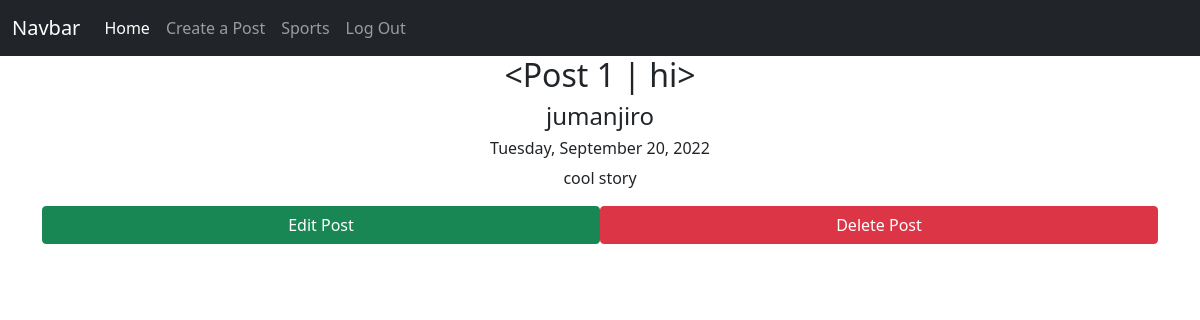
Page /posts/1 (signed in) on the committed database.
### app/models.py (models this page shows, shortened)
class Post(db.Model):
    id = db.Column(db.Integer, primary_key=True)
    title = db.Column(db.String(50), nullable=False)
    body = db.Column(db.String(255), nullable=False)
    date_created = db.Column(db.DateTime, nullable=False, default=datetime.utcnow)
    user_id = db.Column(db.Integer, db.ForeignKey('user.id'))
    def __repr__(self):
        return f"<Post {self.id} | {self.title}>"

class User(db.Model, UserMixin):
    id = db.Column(db.Integer, primary_key=True)
    email = db.Column(db.String(50), nullable=False, unique=True)
    username = db.Column(db.String(50), nullable=False, unique=True)
    password = db.Column(db.String(256), nullable=False)
    date_created = db.Column(db.DateTime, nullable=False, default=datetime.utcnow)
    posts = db.relationship('Post', backref='author', lazy='dynamic')

### app/routes.py (the view)
@app.route('/posts/<post_id>')
@login_required
def view_post(post_id):
    post = Post.query.get_or_404(post_id)
    return render_template('post.html', post=post)

### app/models.py (called while the page is built)
@login.user_loader
def load_user(user_id):
    return User.query.get(user_id)

### app/templates/post.html (shortened to what this page needs)
{% extends 'base.html' %}
{% block content %}
    <h2 class="text-center">{{ post }}</h2>
    <h4 class="text-center">{{ post.author.username }}</h4>
    <h6 class="text-center">{{ post.date_created.strftime('%A, %B %d, %Y') }}</h6>
    <p class="text-center">{{ post.body }}</p>
    {% if current_user == post.author %}
    <div class="d-flex">
        <a href="{{ url_for('edit_post', post_id=post.id) }}" class="btn btn-success w-50">
            Edit Post
        </a>
        <button type="button" class="btn btn-danger w-50" data-bs-toggle="modal" data-bs-target="#deleteModal">
            Delete Post
        </button>
    </div>
    {% endif %}
{% endblock content %}

### rows in the picture
Post: id+title "<Post 1 | hi>", date_created "Tuesday, September 20, 2022", body "cool story"
User: author.username "jumanjiro"
